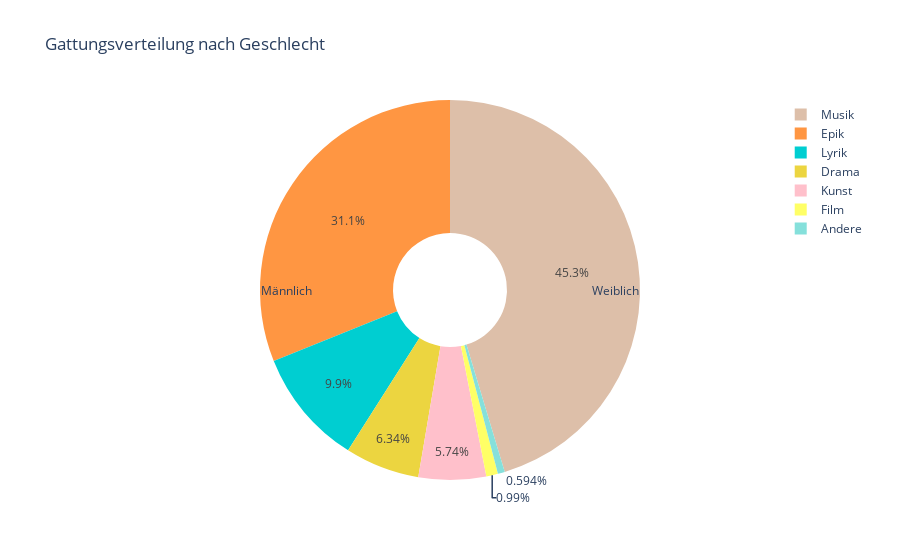

Notebook code cell kept with this figure:
### Markdown cell above
Ein Kreisdiagramm mit den TOP11 Ländern wird erstellt. Diese elf Länder werden für das Thema 2 nach der Geschlechterverteilung in den Gattungen untersucht. Hier werden nochmals Duplikate entfernt, obwohl im vorherigen Schritt schon geschehen, da der Code sonst nicht fehlerlos läuft. Wir haben leider nicht herausfinden können, woran es liegt.

### Code cell
# Top 11 Länder Zusatz - für Thema 2 (Gattungsverteilung)
unique_authors = df.drop_duplicates(subset=["Autor", "Geschlecht", "Nationalität", "Gattung"])
# Anzahl der einzelnen Autor*innen pro Gattung zählen
genre_counts = unique_authors["Gattung"].value_counts()
# Farbsequenz für die Diagramme
colors = ["#DDBFA9", "#FF9642", "#00CED1", "#ECD540", "#FFC0CB", "#FFFF66", "#85e0db",
          "#FF7F50", "#98FB98", "#87CEEB", "#8BD3E6", "#E6E6FA", "#98FB98", "#FA8072",
          "#CCCCFF", "#FFFACD", "#008080", "#FFFDD0", "#C8A2C8", "#F0FFF0", "#FADADD"]
# Kreisdiagramm erstellen
fig = go.Figure(data=go.Pie(labels=genre_counts.index, values=genre_counts.values, hole=0.3))
# Layout anpassen
fig.update_layout(
    title="Gattungsverteilung nach Geschlecht",  # Titel
    annotations=[  # Textgestaltung und -positionierung, Pfeil/Strich nicht anzeigen
        dict(text="Männlich", x=0.2, y=0.5, font_size=12, showarrow=False),
        dict(text="Weiblich", x=0.8, y=0.5, font_size=12, showarrow=False)
    ]
)
fig.update_traces(marker=dict(colors=colors))  # Farben aktualisieren

### Figure 1 — Plotly figure (JSON) as saved in the notebook; plotly's stock layout.template omitted (floating-point values rounded to 4 significant figures)
{"data": [{"hole": 0.3, "labels": ["Musik", "Epik", "Lyrik", "Drama", "Kunst", "Film", "Andere"], "marker": {"colors": ["#DDBFA9", "#FF9642", "#00CED1", "#ECD540", "#FFC0CB", "#FFFF66", "#85e0db", "#FF7F50", "#98FB98", "#87CEEB", "#8BD3E6", "#E6E6FA", "#98FB98", "#FA8072", "#CCCCFF", "#FFFACD", "#008080", "#FFFDD0", "#C8A2C8", "#F0FFF0", "#FADADD"]}, "type": "pie", "values": [229, 157, 50, 32, 29, 5, 3]}], "layout": {"annotations": [{"font": {"size": 12}, "showarrow": false, "text": "Männlich", "x": 0.2, "y": 0.5}, {"font": {"size": 12}, "showarrow": false, "text": "Weiblich", "x": 0.8, "y": 0.5}], "title": {"text": "Gattungsverteilung nach Geschlecht"}}}
